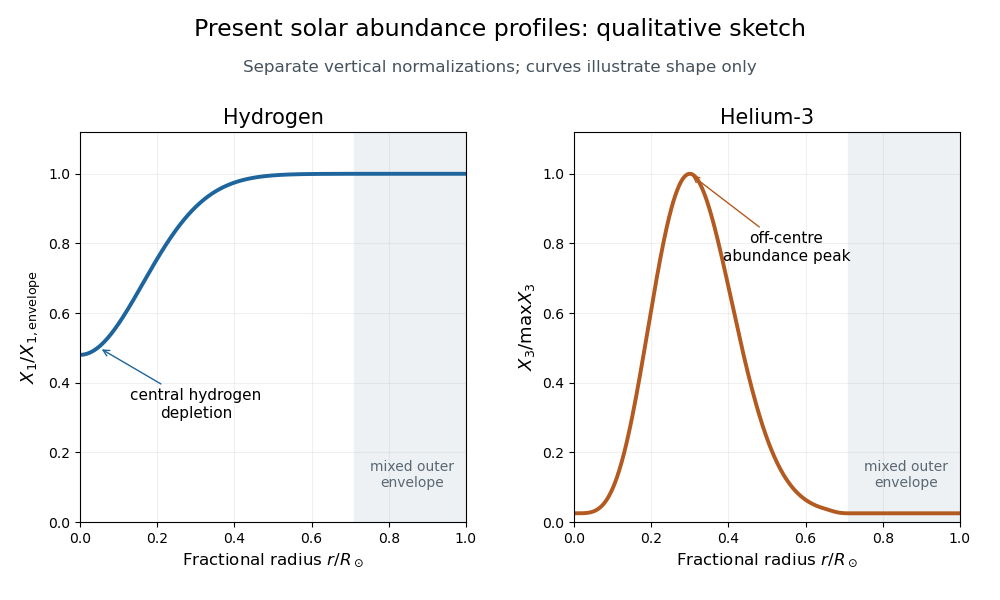

Python code for this plot:
"""Qualitative solar abundances; not a fitted or computed solar model.

Tested with Python 3.14.4, NumPy 2.3.5, Matplotlib 3.10.7.
Writes only paper-53-solar-abundances.png in the caller's cwd.
MPLCONFIGDIR is supplied by the caller and is never overridden here.
"""
import numpy as np
import matplotlib
matplotlib.use('Agg')
import matplotlib.pyplot as plt

r=np.linspace(0,1,800)
x1=.48+.52*(1-np.exp(-(r/.23)**2))
s=r/.30
peak=s**4*np.exp(2-2*s**2)
u=np.clip((r-.65)/.06,0,1)
peak*=1-3*u*u+2*u**3
x3=.025+.975*peak
x3/=x3.max()
fig,axes=plt.subplots(1,2,figsize=(10,6),dpi=100,facecolor='white')
fig.subplots_adjust(left=.08,right=.96,bottom=.13,top=.78,wspace=.28)
for ax in axes:
 ax.set_facecolor('white');ax.set_xlim(0,1);ax.set_ylim(0,1.12)
 ax.axvspan(.71,1,color='#edf1f4',zorder=0)
 ax.set_xlabel(r'Fractional radius $r/R_\odot$',fontsize=12)
 ax.grid(alpha=.18);ax.tick_params(labelsize=10)
 ax.text(.86,.1,'mixed outer\nenvelope',ha='center',fontsize=10,color='#5a6873')
axes[0].plot(r,x1,color='#1d659c',lw=2.8)
axes[0].set_ylabel(r'$X_1/X_{1,\mathrm{envelope}}$',fontsize=13)
axes[0].set_title('Hydrogen',fontsize=15)
axes[0].annotate('central hydrogen\ndepletion',xy=(.05,.5),xytext=(.30,.30),arrowprops={'arrowstyle':'->','color':'#1d659c'},fontsize=11,ha='center')
axes[1].plot(r,x3,color='#b35a20',lw=2.8)
axes[1].set_ylabel(r'$X_3/\max X_3$',fontsize=13)
axes[1].set_title('Helium-3',fontsize=15)
axes[1].annotate('off-centre\nabundance peak',xy=(.30,1),xytext=(.55,.75),arrowprops={'arrowstyle':'->','color':'#b35a20'},fontsize=11,ha='center')
fig.suptitle('Present solar abundance profiles: qualitative sketch',fontsize=17,y=.97)
fig.text(.5,.88,'Separate vertical normalizations; curves illustrate shape only',ha='center',fontsize=12,color='#46535d')
fig.savefig('paper-53-solar-abundances.png',dpi=100,facecolor='white',transparent=False)
plt.close(fig)
